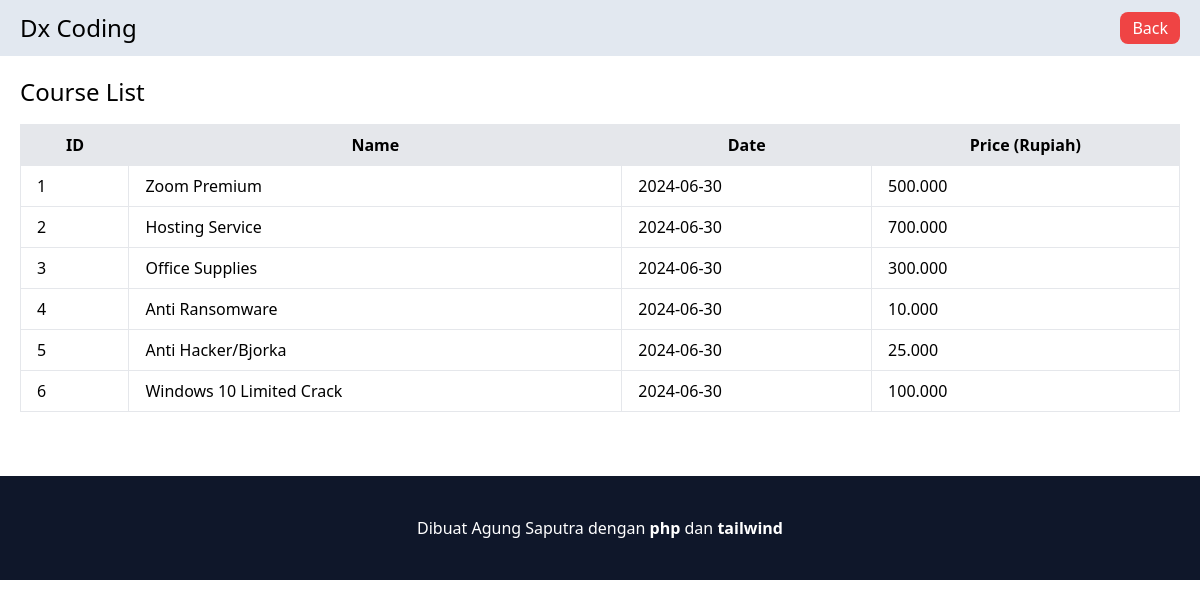
The page /admin/inv/items.php on the database its author committed.
### tables this page shows
CREATE TABLE `items` (
  `id_item` int(11) NOT NULL,
  `item_name` varchar(100) NOT NULL,
  `purchase_date` date NOT NULL,
  `amount` decimal(15,2) NOT NULL
);

### functions/query.php (called while the page is built, shortened)
<?php
include 'connection.php';
function query($query) {
    global $conn;
    $result = mysqli_query($conn, $query);
    $rows = [];
    while ($row = mysqli_fetch_assoc($result)) {
        $rows[] = $row;
    }
    return $rows;
}
?>

### admin/inv/items.php (the view, shortened to what this page needs)
<?php
    require '../../functions/query.php';
    $items = query(" SELECT * FROM items");
?>
<!DOCTYPE html>
<html lang="en">
<head>
    <link rel="stylesheet" href="../../css/output.css">
</head>
<body>
    <nav class="bg-slate-200 flex justify-between items-center px-5">
        <h1 class="text-2xl py-3">Dx Coding</h1>
        <a class="bg-red-500 text-white px-3 py-1 rounded-lg hover:bg-red-400 cursor-pointer" href="../inventory.php">Back</a>
    </nav>
    <div class="px-5 mt-5 mb-16">
        <h1 class="text-2xl mb-4">Course List</h1>
        <div class="overflow-x-auto">
            <table class="min-w-full bg-white border border-gray-200">
                <thead class="bg-gray-200">
                    <tr>
                        <th class="px-4 py-2">ID</th>
                        <th class="px-4 py-2">Name</th>
                        <th class="px-4 py-2">Date</th>
                        <th class="px-4 py-2">Price (Rupiah)</th>
                    </tr>
                </thead>
                <tbody>
                    <?php foreach ($items as $item) : ?>
                        <tr>
                            <td class="border px-4 py-2"><?= $item["id_item"]; ?></td>
                            <td class="border px-4 py-2"><?= $item["item_name"]; ?></td>
                            <td class="border px-4 py-2"><?= $item["purchase_date"]; ?></td>
                            <?php $amount = number_format($item["amount"], 0, ',', '.')?>
                            <td class="border px-4 py-2"><?= $amount; ?></td>
                        </tr>
                    <?php endforeach ?>
                </tbody>
            </table>
        </div>
    </div>
    <footer class="text-center bg-slate-900 text-white py-10 w-full">
        <h1>Dibuat Agung Saputra dengan <span class="font-bold">php</span> dan <span class="font-bold">tailwind</span></h1>
    </footer>
</body>
</html>

### rows shown on the page
items: id_item "1", item_name "Zoom Premium", purchase_date "2024-06-30", amount "500.000"
items: id_item "2", item_name "Hosting Service", purchase_date "2024-06-30", amount "700.000"
items: id_item "3", item_name "Office Supplies", purchase_date "2024-06-30", amount "300.000"
items: id_item "4", item_name "Anti Ransomware", purchase_date "2024-06-30", amount "10.000"
items: id_item "5", item_name "Anti Hacker/Bjorka", purchase_date "2024-06-30", amount "25.000"
items: id_item "6", item_name "Windows 10 Limited Crack", purchase_date "2024-06-30", amount "100.000"
